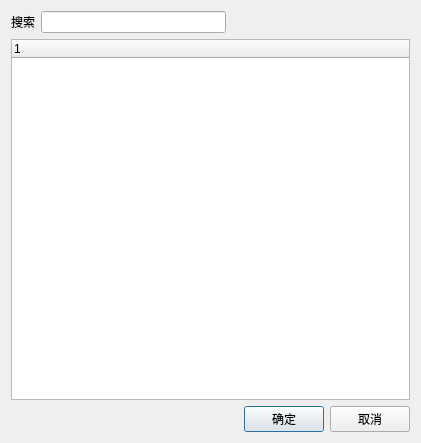
<?xml version="1.0" encoding="UTF-8"?>
<ui version="4.0">
 <class>JZNodeTypeDialog</class>
 <widget class="QWidget" name="JZNodeTypeDialog">
  <property name="geometry">
   <rect>
    <x>0</x>
    <y>0</y>
    <width>421</width>
    <height>443</height>
   </rect>
  </property>
  <property name="windowTitle">
   <string>新建工程</string>
  </property>
  <layout class="QVBoxLayout" name="verticalLayout">
   <item>
    <widget class="QWidget" name="widget" native="true">
     <layout class="QVBoxLayout" name="verticalLayout_2">
      <property name="leftMargin">
       <number>0</number>
      </property>
      <property name="topMargin">
       <number>0</number>
      </property>
      <property name="rightMargin">
       <number>0</number>
      </property>
      <property name="bottomMargin">
       <number>0</number>
      </property>
      <item>
       <layout class="QHBoxLayout" name="horizontalLayout_3">
        <item>
         <widget class="QLabel" name="label_3">
          <property name="text">
           <string>搜索</string>
          </property>
         </widget>
        </item>
        <item>
         <widget class="QLineEdit" name="lineClassName"/>
        </item>
        <item>
         <spacer name="horizontalSpacer">
          <property name="orientation">
           <enum>Qt::Horizontal</enum>
          </property>
          <property name="sizeHint" stdset="0">
           <size>
            <width>40</width>
            <height>20</height>
           </size>
          </property>
         </spacer>
        </item>
       </layout>
      </item>
     </layout>
    </widget>
   </item>
   <item>
    <widget class="QTreeWidget" name="treeWidget">
     <column>
      <property name="text">
       <string notr="true">1</string>
      </property>
     </column>
    </widget>
   </item>
   <item>
    <widget class="QWidget" name="widget_3" native="true">
     <layout class="QHBoxLayout" name="horizontalLayout_2">
      <property name="leftMargin">
       <number>0</number>
      </property>
      <property name="topMargin">
       <number>0</number>
      </property>
      <property name="rightMargin">
       <number>0</number>
      </property>
      <property name="bottomMargin">
       <number>0</number>
      </property>
      <item>
       <spacer name="horizontalSpacer_2">
        <property name="orientation">
         <enum>Qt::Horizontal</enum>
        </property>
        <property name="sizeHint" stdset="0">
         <size>
          <width>296</width>
          <height>20</height>
         </size>
        </property>
       </spacer>
      </item>
      <item>
       <widget class="QPushButton" name="btnOk">
        <property name="text">
         <string>确定</string>
        </property>
        <property name="autoDefault">
         <bool>true</bool>
        </property>
        <property name="default">
         <bool>true</bool>
        </property>
       </widget>
      </item>
      <item>
       <widget class="QPushButton" name="btnCancel">
        <property name="text">
         <string>取消</string>
        </property>
        <property name="autoDefault">
         <bool>false</bool>
        </property>
       </widget>
      </item>
     </layout>
    </widget>
   </item>
  </layout>
 </widget>
 <layoutdefault spacing="6" margin="11"/>
 <resources/>
 <connections/>
</ui>
